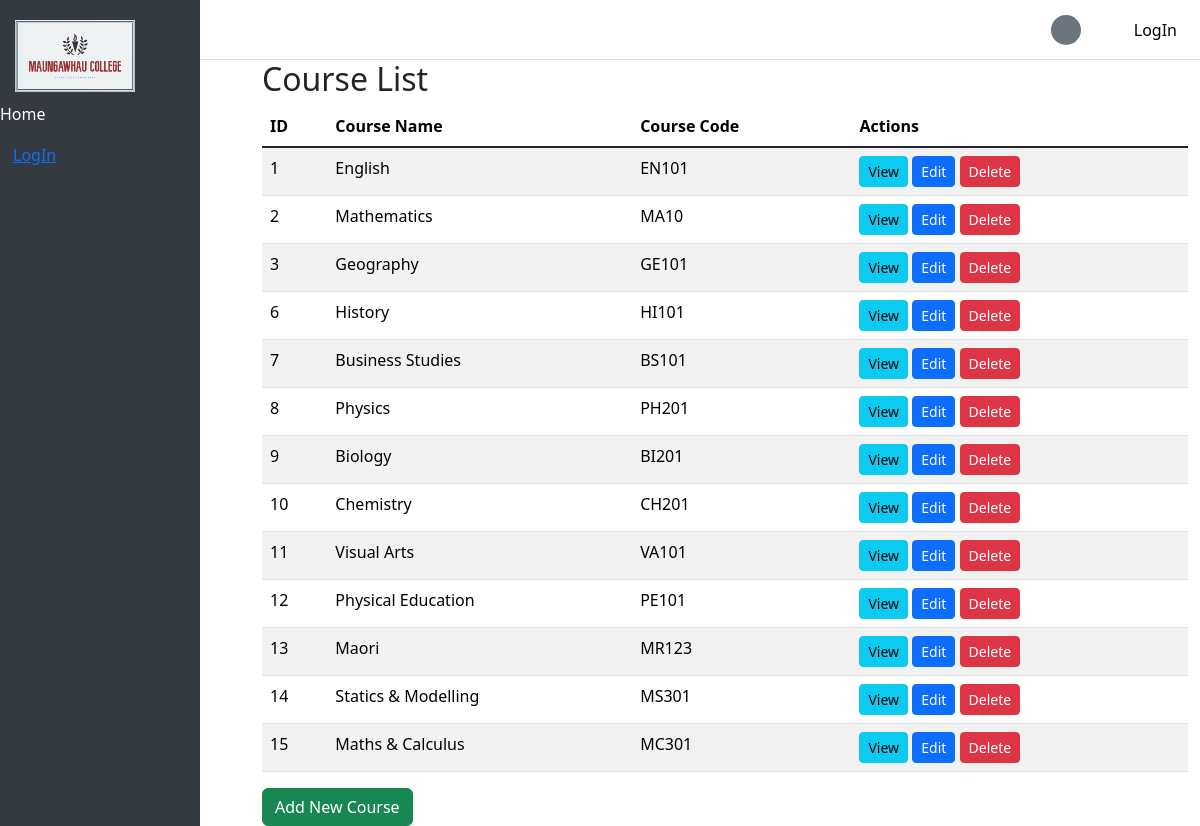
Page /courses/ on the committed database.
### Maungawhau/models.py (models this page shows, shortened)
class Course(models.Model):
    name = models.CharField(max_length=100)
    code = models.CharField(max_length=100)

### Maungawhau/views.py (the view)
# urls.py: path('courses/', CourseListView.as_view(), name='course_list'),
class CourseListView(ListView):
    model = Course
    template_name = 'course_list.html'
    context_object_name = 'courses'

### templates/course_list.html
{% extends 'base.html' %}
{% block content %}
    <h2>Course List</h2>
    <table class="table table-striped">
        <thead>
            <tr>
                <th>ID</th>
                <th>Course Name</th>
                <th>Course Code</th>
                <th>Actions</th>
            </tr>
        </thead>
        <tbody>
            {% for course in courses %}
                <tr>
                    <td>{{ course.id }}</td>
                    <td>{{ course.name }}</td>
                    <td>{{ course.code }}</td>
                    <td>
                        <a href="{% url 'course_detail' course.id %}" class="btn btn-info btn-sm">View</a>
                        <a href="{% url 'course_update' course.id %}" class="btn btn-primary btn-sm">Edit</a>
                        <a href="{% url 'course_delete' course.id %}" class="btn btn-danger btn-sm">Delete</a>
                    </td>
                </tr>
            {% empty %}
                <tr>
                    <td colspan="3">No courses available.</td>
                </tr>
            {% endfor %}
        </tbody>
    </table>
    <a href="{% url 'course_create' %}" class="btn btn-success">Add New Course</a>
{% endblock %}

### templates/base.html (style rules this page uses)
body { margin-left: 250px; padding-top: 60px; }

### rows in the picture
Course: id "1", name "English", code "EN101"
Course: id "2", name "Mathematics", code "MA10"
Course: id "3", name "Geography", code "GE101"
Course: id "6", name "History", code "HI101"
Course: id "7", name "Business Studies", code "BS101"
Course: id "8", name "Physics", code "PH201"
Course: id "9", name "Biology", code "BI201"
Course: id "10", name "Chemistry", code "CH201"
Course: id "11", name "Visual Arts", code "VA101"
Course: id "12", name "Physical Education", code "PE101"
Course: id "13", name "Maori", code "MR123"
Course: id "14", name "Statics & Modelling", code "MS301"
Course: id "15", name "Maths & Calculus", code "MC301"
